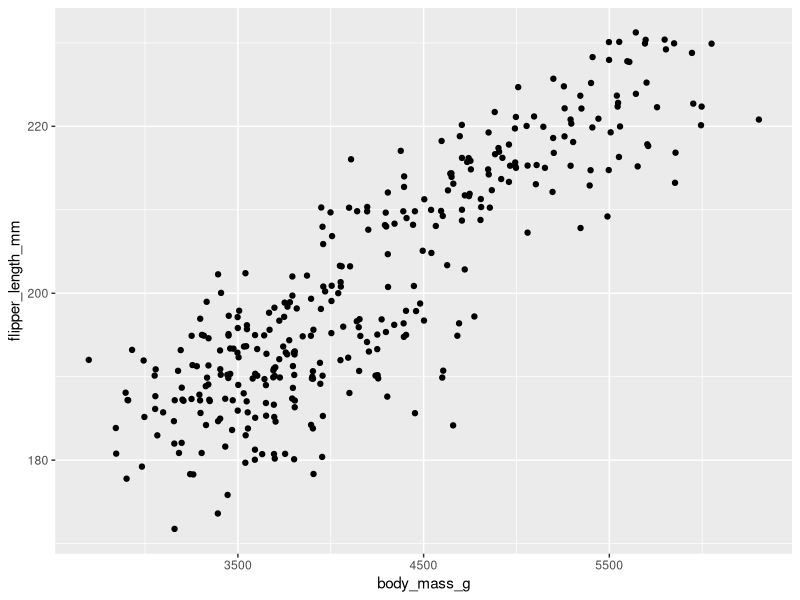
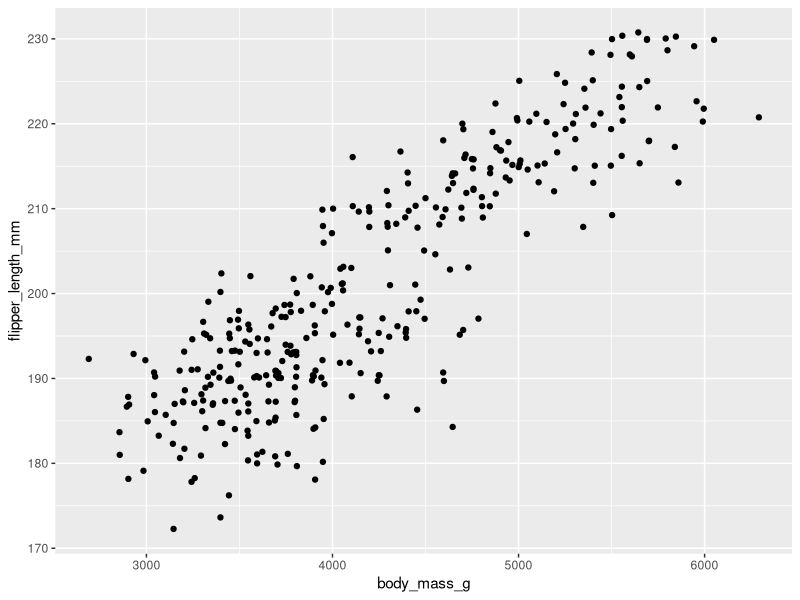

Reproduce these figures in R, in order.
## ---- chunk 1
knitr::opts_chunk$set(echo = TRUE)

library(tidyverse)
library(palmerpenguins)
## ---- chunk 2
ggplot(data=penguins, aes(x=body_mass_g, y = flipper_length_mm)) +
  geom_jitter()

ggsave("mass_flip.png")
